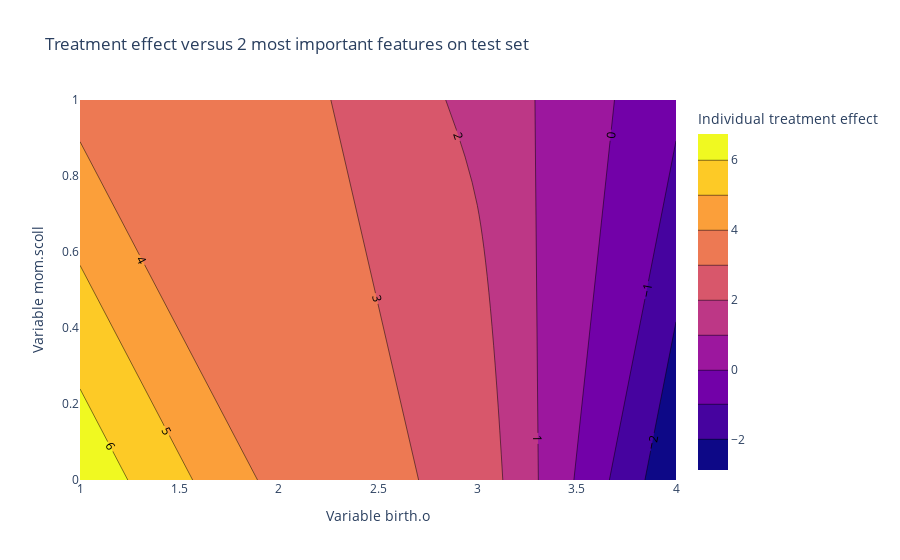

Write notebook code for a chart like this one.
### Code cell
# Make contour plot
fig = go.Figure(
    data=go.Contour(
        z=trained_models['Causal forest'].predict_ite(X_test),
        x=X_test[top_2_features[0]], # horizontal axis
        y=X_test[top_2_features[1]], # vertical axis
        colorbar={"title": 'Individual treatment effect'}
    )
)

fig.update_layout(
    title=" Treatment effect versus 2 most important features on test set",
    xaxis_title=f"Variable {top_2_features[0]}",
    yaxis_title=f"Variable {top_2_features[1]}",
    legend_title="Individual treatment effect",
    # font=dict(
    #     family="Courier New, monospace",
    #     size=18,
    #     color="RebeccaPurple"
    # )
)

fig.update_traces(
    contours_coloring="fill", 
    contours_showlabels=True
)

### Figure 1 — Plotly figure (JSON) as saved in the notebook; plotly's stock layout.template omitted (floating-point values rounded to 4 significant figures; data arrays with more than 128 entries replaced by an {"elided": "..."} marker saying what was removed)
{"data": [{"autocontour": true, "colorbar": {"title": {"text": "Individual treatment effect"}}, "contours": {"coloring": "fill", "end": 6, "showlabels": true, "size": 1, "start": -2}, "type": "contour", "x": {"elided": "247 int values"}, "y": {"elided": "247 int values"}, "z": {"elided": "247 float values"}}], "layout": {"autosize": true, "legend": {"title": {"text": "Individual treatment effect"}}, "title": {"text": " Treatment effect versus 2 most important features on test set"}, "xaxis": {"autorange": true, "range": [1, 4], "title": {"text": "Variable birth.o"}, "type": "linear"}, "yaxis": {"autorange": true, "range": [0, 1], "title": {"text": "Variable mom.scoll"}, "type": "linear"}}}
